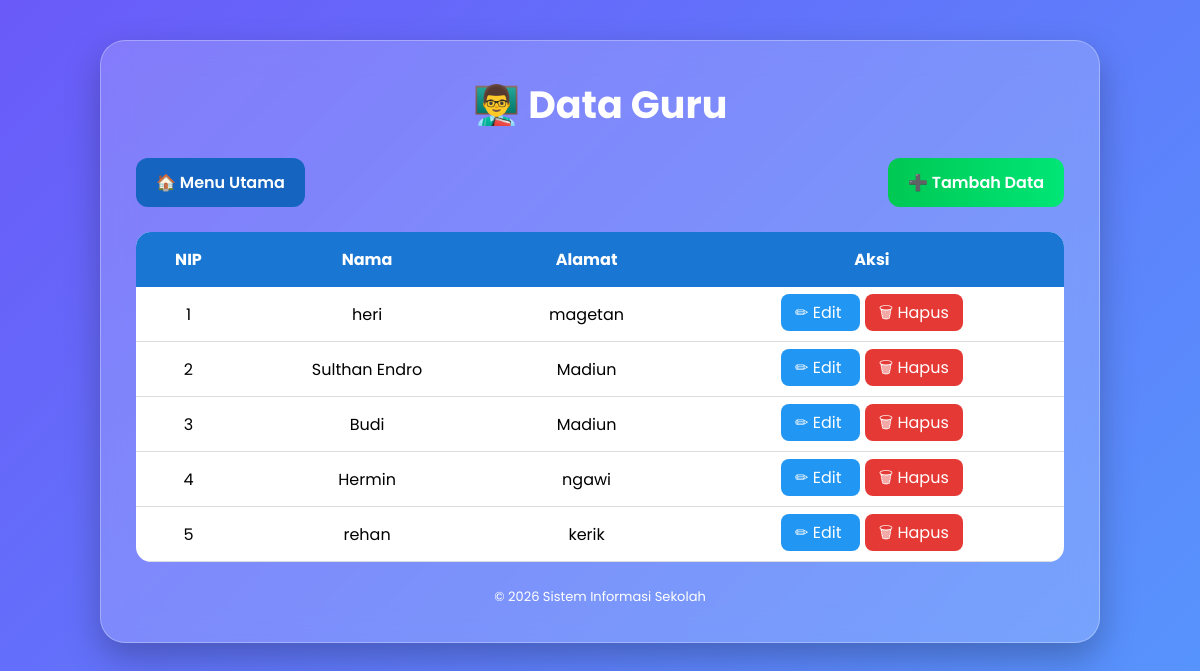
The app's page /guru/index.php with its own data.
### tables this page shows
CREATE TABLE `guru` (
  `nip` varchar(12) NOT NULL,
  `nama` varchar(50) NOT NULL,
  `alamat` varchar(50) NOT NULL
);

### guru/index.php (the view, shortened to what this page needs)
<?php
include "koneksi.php";
?>
<!DOCTYPE html>
<html lang="id">
<head>
</head>
<body>
<div class="container">
<h1>👨‍🏫 Data Guru</h1>
<div class="menu">
    <a href="../index.php" class="btn kembali">
        🏠 Menu Utama
    </a>
    <a href="tambah.php" class="btn tambah">
        ➕ Tambah Data
    </a>
</div>
<table>
<tr>
    <th>NIP</th>
    <th>Nama</th>
    <th>Alamat</th>
    <th>Aksi</th>
</tr>
<?php
$query=mysqli_query($koneksi,"SELECT * FROM guru");
while($data=mysqli_fetch_array($query)){
?>
<tr>
    <td>
        <?php echo $data['nip']; ?>
    </td>
    <td>
        <?php echo $data['nama']; ?>
    </td>
    <td>
        <?php echo $data['alamat']; ?>
    </td>
    <td>
        <a class="edit" href="edit.php?nip=<?php echo $data['nip']; ?>">
            ✏ Edit
        </a>
        <a class="hapus"
        href="hapus.php?nip=<?php echo $data['nip']; ?>"
        onclick="return confirm('Yakin ingin menghapus data ini?')">
            🗑 Hapus
        </a>
    </td>
</tr>
<?php
}
?>
</table>
<div class="footer">
    © 2026 Sistem Informasi Sekolah
</div>
</div>
</body>
</html>

### guru/index.php (style rules this page uses)
* { margin:0; padding:0; box-sizing:border-box; font-family:'Poppins',sans-serif; }
body { min-height:100vh; background:linear-gradient(-45deg,#007BFF,#00C6FF,#4FACFE,#6A5AF9); background-size:400% 400%; animation:gradient 10s ease infinite; padding:40px; }
.container { max-width:1000px; margin:auto; background:rgba(255,255,255,.18); backdrop-filter:blur(15px); border-radius:25px; padding:35px; box-shadow:0 15px 35px rgba(0,0,0,.25); border:1px solid rgba(255,255,255,.3); }
h1 { text-align:center; color:#fff; font-size:38px; margin-bottom:25px; }
.menu { display:flex; justify-content:space-between; margin-bottom:25px; }
.btn { text-decoration:none; color:white; padding:12px 20px; border-radius:12px; font-weight:600; transition:.3s; }
.tambah { background:linear-gradient(90deg,#00c853,#00e676); }
.kembali { background:#1565c0; }
table { width:100%; border-collapse:collapse; background:white; border-radius:15px; overflow:hidden; }
th { background:#1976d2; color:white; padding:15px; font-size:16px; }
td { padding:13px; text-align:center; border-bottom:1px solid #ddd; }
.edit { background:#2196f3; color:white; text-decoration:none; padding:7px 14px; border-radius:8px; margin-right:5px; }
.hapus { background:#e53935; color:white; text-decoration:none; padding:7px 14px; border-radius:8px; }
.footer { margin-top:25px; text-align:center; color:white; font-size:13px; }

### records on screen
guru: nip "1", nama "heri", alamat "magetan"
guru: nip "2", nama "Sulthan Endro", alamat "Madiun"
guru: nip "3", nama "Budi", alamat "Madiun"
guru: nip "4", nama "Hermin", alamat "ngawi"
guru: nip "5", nama "rehan", alamat "kerik"
